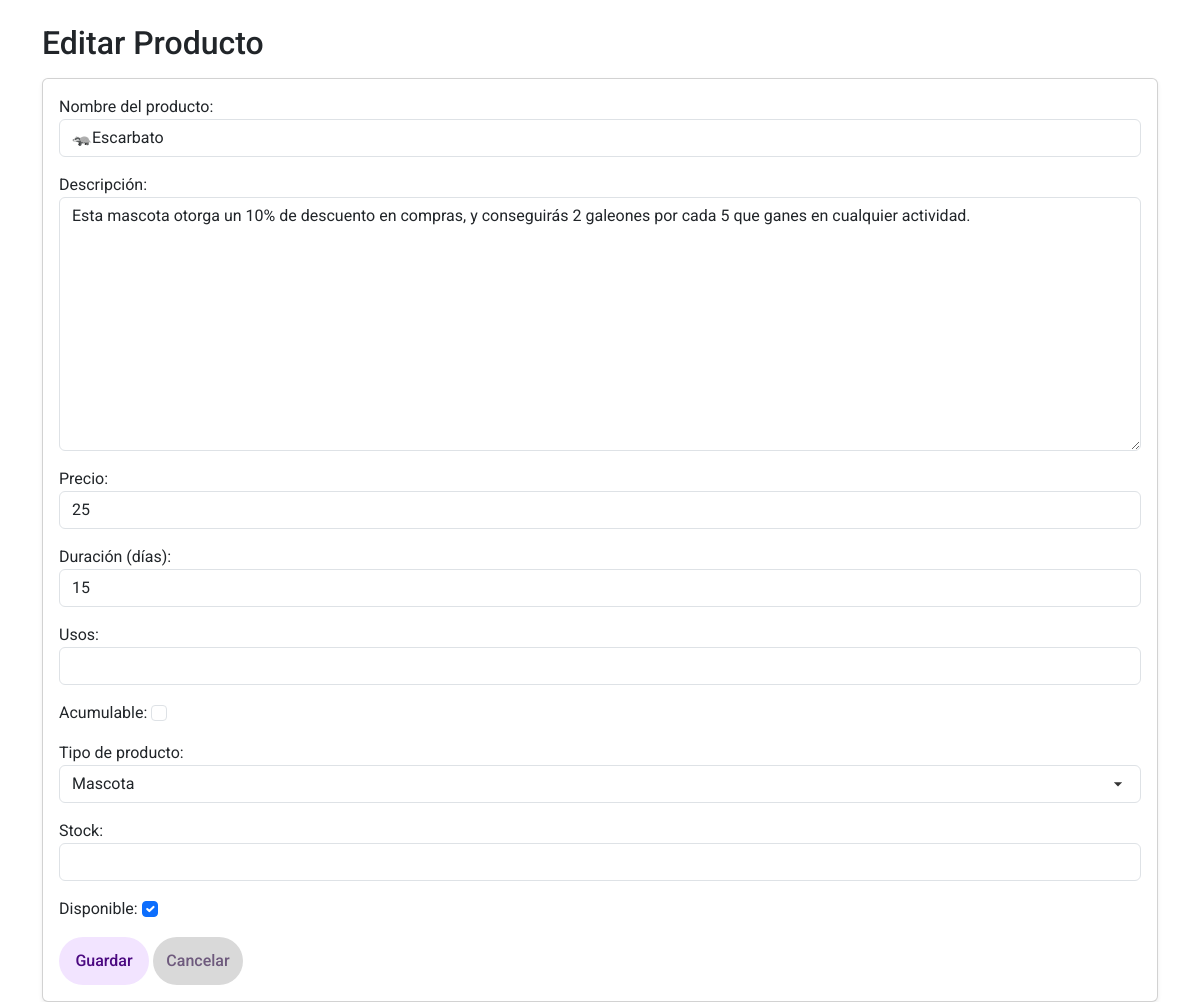
The page /dashboard/update_product/4/ (signed in) on the database its author committed.
### apps/stores/models.py (models this page shows, shortened)
class Product(models.Model):
    name = models.CharField(max_length=130)
    description = models.TextField()
    price = models.PositiveIntegerField()
    store = models.ForeignKey(
        Store, on_delete=models.CASCADE, related_name='products'
    )
    PRODUCT_TYPES = [
        ('broom', 'Escoba'),
        ('pet', 'Mascota'),
        ('wand', 'Varita'),
        ('wheezes', 'Sortilegios'),
        ('misc', 'Miscelaneos'),
    ]
    product_type = models.CharField(max_length=20, choices=PRODUCT_TYPES, default='misc')
    duration_days = models.PositiveIntegerField(blank=True, null=True)
    uses = models.PositiveIntegerField(null=True, blank=True)
    stackable = models.BooleanField(default=False)

### apps/dashboards/shop_views.py (the view)
# urls.py: path("update_product/<int:pk>/", shop_views.update_product_view, name="update_product"),
@login_required
def update_product_view(request, pk):
    product = get_object_or_404(Product, pk=pk)
    if request.method == "POST":
        form = ProductUpdateForm(request.POST, instance=product)
        if form.is_valid():
            form.save()
            messages.success(request, "Producto actualizado correctamente.")
            return redirect("shopkeeper_dashboard")
    else:
        form = ProductUpdateForm(instance=product)
    return render(request, "shopkeeper/forms/product_form.html", {"form": form, "product": product})

### apps/dashboards/templates/shopkeeper/forms/product_form.html (shortened to what this page needs)
{% extends "base.html" %}
{% load static %}
{% block body_class %}dashboard-body{% endblock %}
{% block body %}
<main class="container mt-4">
    <h2 class="mb-3">
        {% if form.instance.pk %}Editar Producto{% else %}Agregar Producto{% endif %}
    </h2>
    <form method="post" class="card p-3 shadow-sm">
        {{ form.as_p }}
        <div>
            <button type="button" class="btn btn-primary" data-title="Guardar cambios"
                data-message="¿Desea guardar los cambios a este producto?" onclick="showConfirm(this)">
                Guardar
            </button>
            <a href="{% url 'shopkeeper_dashboard' %}" class="btn btn-secondary">
                Cancelar
            </a>
        </div>
    </form>
</main>
{% endblock %}

### static/css/base.css (style rules this page uses)
:root { --font-family: "Roboto", "sans-serif"; --white: #ffffff; --black: #000000; --grey: #d9d9d9; --dark-purple: #4b0981; --dark-purple-dim: #6e5a7d; --light-purple: #f2e4ff; --light-purple-dim: #d3c4e3; --strong-purple: #9747ff; --red: #b24747; --dark-red: #7d1e1e; --orange: #ffb266; --green: #4bb247; --dark-green: #1f7b1c; --light-blue: #c4cfe3; }
* { margin: 0; padding: 0; box-sizing: border-box; }
body { font-family: var(--font-family); background-color: var(--white); font-size: 16px; line-height: 1.5; }
html, body { height: 100%; }
main, .content-wrapper { flex: 1 0 auto; }

### static/css/components.css (style rules this page uses)
select, datalist, .form-select { appearance: none !important; -webkit-appearance: none !important; -moz-appearance: none !important; background-image: none !important; }
.btn { display: inline-flex; align-items: center; justify-content: center; padding: 12px; border-radius: 50px; border: none; font-family: var(--font-family); font-size: 16px; font-weight: 500; cursor: pointer; transition: background-color 0.3s ease, color 0.3s ease; text-decoration: none; min-width: 90px; max-width: max-content; text-align: center; }
.btn-primary { background-color: var(--light-purple); color: var(--dark-purple); }
.btn-secondary { background-color: var(--grey); color: var(--dark-purple-dim); }
a { transition: color 0.3s ease; font-weight: 500; }

### rows shown on the page
Product: name "🦡Escarbato", description "Esta mascota otorga un 10% de descuento en compras, y conseguirás 2 galeones por cada 5 que ganes en cualquier actividad.", price "25", duration_days "15", product_type "Mascota"
